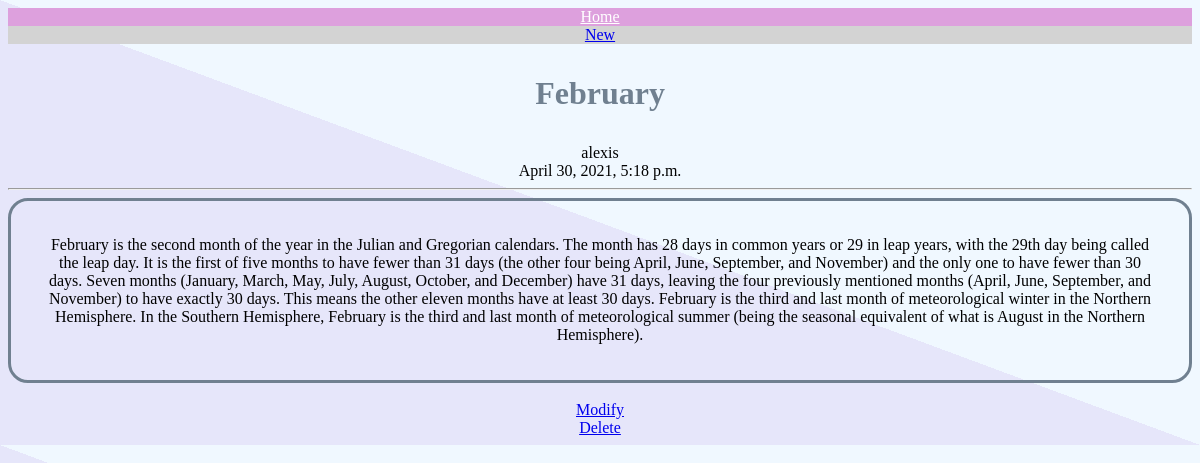
The page /blog/7 on the database its author committed.
### blog/models.py (models this page shows, shortened)
class Blog(models.Model):
    subject = models.CharField(max_length=200)
    author = models.CharField(max_length=100)
    date = models.DateTimeField()
    content = models.TextField()

### blog/views.py (the view)
# urls.py: path('<str:content_id>', detail, name="detail"),
def detail(request,content_id):
    blog = get_object_or_404(Blog, pk = content_id)
    return render(request, 'detail.html', {'blog':blog})

### blog/templates/detail.html (shortened to what this page needs)
<!DOCTYPE html>
<html>
{% extends 'base.html' %}
{% block content %}
    <h1>{{blog.subject}}</h1>
    {{blog.author}}
    <br>
    {{blog.date}}
    <hr>
    <div id="content">
        {{blog.content}}
    </div>
    <br>
    <a href="{% url 'edit' blog.id %}">Modify</a>
    <br>
    <a href="{% url 'delete' blog.id %}">Delete</a>
{% endblock %}

### thirdproject/templates/base.html (style rules this page uses)
body { text-align: center; background: linear-gradient(to bottom left, aliceblue 50%, lavender 50%); font-family: fantasy; }
#content { border: solid; border-color:slategrey; border-radius: 20px; padding: 3%; }
h1 { color:slategrey; padding: 10px; }

### rows shown on the page
Blog: subject "February", author "alexis", date "April 30, 2021, 5:18 p.m.", content "February is the second month of the year in the Julian and Gregorian calendars. The month has 28 days in common years or 29 in leap years, with the 29th day being called the leap day. It is the first of five months to have fewer than 31 days (the other four being April, June, September, and November) and the only one to have fewer than 30 days. Seven months (January, March, May, July, August, October, and December) have 31 days, leaving the four previously mentioned months (April, June, September, and November) to have exactly 30 days. This means the other eleven months have at least 30 days. February is the third and last month of meteorological winter in the Northern Hemisphere. In the…"
